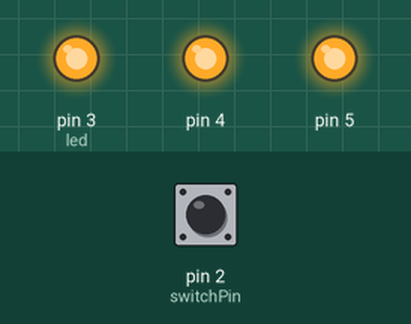
Bench run of a sketch on a simulated Arduino Uno, built with avr-gcc and run on an emulated ATmega328P. Parts: output pins drawn as LEDs (lit = HIGH). Inputs (shaded band) come from the test bench; at power-on: pin 2 (switchPin) LOW.

Above: at 16.4 s.
16.5 s: pin 2 (switchPin) pulled HIGH for 0.15 s
At 17.0 s:
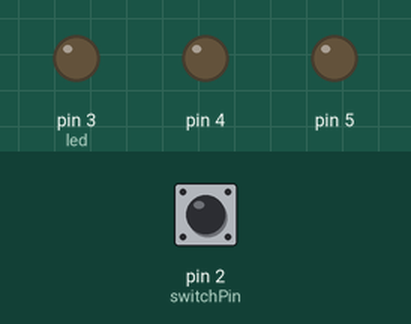
33.1 s: pin 2 (switchPin) pulled HIGH for 1 s
At 40.2 s:
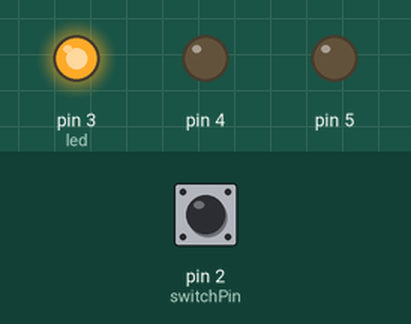
50.6 s: pin 2 (switchPin) pulled HIGH for 3.2 s
At 65.1 s:
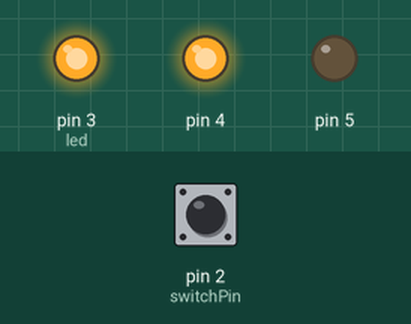
Timing chart, 0 to 70.3 s (numbered marks = the images above; inputs shaded):
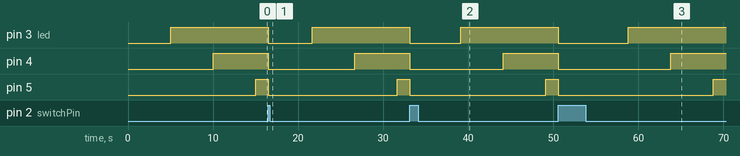

Measured:
- after the input at 16.5 s, pin 3 (led): HIGH → LOW at once, → HIGH 5.2 s later; pin 4: HIGH → LOW at once, → HIGH 10.2 s later; pin 5: HIGH → LOW at once, → HIGH 15.2 s later
- after the input at 33.1 s, pin 3 (led): HIGH → LOW at once, → HIGH 6.0 s later; pin 4: HIGH → LOW at once, → HIGH 11.0 s later; pin 5: HIGH → LOW at once, → HIGH 16.0 s later
- after the input at 50.6 s, pin 3 (led): HIGH → LOW at once, → HIGH 8.2 s later; pin 4: HIGH → LOW at once, → HIGH 13.2 s later; pin 5: HIGH → LOW at once, → HIGH 18.2 s later

The sketch:

lab_4_code.ino
```cpp
const int switchPin = 2; // named constant for the switch pin
unsigned long previousTime = 0; // store the last time an LED was updated
int switchState = 0; // the current switch state
int prevSwitchState = 0; // the previous switch state
int led = 3; // a variable to refer to the LEDs
int interval = 5000; // interval at which to light the next LED (5 s)

void setup() {
// set the LED pins as outputs and turn LEDs off
for(int i = 3; i < 6; i++){
pinMode(i, OUTPUT);
digitalWrite(i, LOW);
}
// set the switch pin as input
pinMode(switchPin, INPUT);
}
void loop(){
// store the time since the Arduino started running in a variable
unsigned long currentTime = millis();
// compare the current time to the previous time an LED turned on
// if it is greater than your interval, turn next LED on
if(currentTime - previousTime > interval && led < 6) {
// save the current time as the last time you changed an LED
previousTime = currentTime;
// Turn the LED on
digitalWrite(led, HIGH);
// increment the led variable
// in 5 s the next LED will light up
led++;
}
// read the switch value
switchState = digitalRead(switchPin);
// if the switch has changed
if(switchState != prevSwitchState){
// turn all the LEDs low
for(int i = 3; i < 6; i++){
digitalWrite(i, LOW);
}
// reset the LED variable to the first one
led = 3;
//reset the timer
previousTime = currentTime;
}
// set the previous switch state to the current state
prevSwitchState = switchState;
}
```
